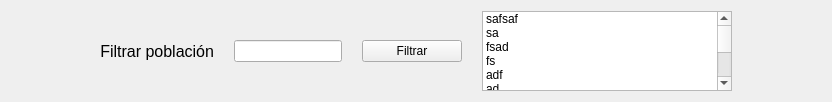
     <widget class="QFrame" name="frameFiltro">
      <property name="sizePolicy">
       <sizepolicy hsizetype="Preferred" vsizetype="Fixed">
        <horstretch>0</horstretch>
        <verstretch>0</verstretch>
       </sizepolicy>
      </property>
      <layout class="QHBoxLayout" name="layoutFiltro">
       <property name="spacing">
        <number>20</number>
       </property>
       <property name="sizeConstraint">
        <enum>QLayout::SetDefaultConstraint</enum>
       </property>
       <property name="leftMargin">
        <number>100</number>
       </property>
       <property name="rightMargin">
        <number>100</number>
       </property>
       <item>
        <widget class="QLabel" name="labelFiltro">
         <property name="sizePolicy">
          <sizepolicy hsizetype="Preferred" vsizetype="Preferred">
           <horstretch>0</horstretch>
           <verstretch>0</verstretch>
          </sizepolicy>
         </property>
         <property name="font">
          <font>
           <pointsize>12</pointsize>
          </font>
         </property>
         <property name="text">
          <string>Filtrar población</string>
         </property>
         <property name="alignment">
          <set>Qt::AlignRight|Qt::AlignTrailing|Qt::AlignVCenter</set>
         </property>
        </widget>
       </item>
       <item>
        <widget class="QLineEdit" name="lineEditFiltro">
         <property name="sizePolicy">
          <sizepolicy hsizetype="Minimum" vsizetype="Fixed">
           <horstretch>0</horstretch>
           <verstretch>0</verstretch>
          </sizepolicy>
         </property>
         <property name="minimumSize">
          <size>
           <width>80</width>
           <height>0</height>
          </size>
         </property>
         <property name="maxLength">
          <number>100</number>
         </property>
        </widget>
       </item>
       <item>
        <widget class="QPushButton" name="pushButtonFiltro">
         <property name="sizePolicy">
          <sizepolicy hsizetype="Fixed" vsizetype="Fixed">
           <horstretch>0</horstretch>
           <verstretch>0</verstretch>
          </sizepolicy>
         </property>
         <property name="minimumSize">
          <size>
           <width>100</width>
           <height>0</height>
          </size>
         </property>
         <property name="text">
          <string>Filtrar</string>
         </property>
        </widget>
       </item>
       <item>
        <widget class="QListWidget" name="listWidgetFiltro">
         <property name="sizePolicy">
          <sizepolicy hsizetype="Minimum" vsizetype="Minimum">
           <horstretch>0</horstretch>
           <verstretch>0</verstretch>
          </sizepolicy>
         </property>
         <property name="minimumSize">
          <size>
           <width>250</width>
           <height>80</height>
          </size>
         </property>
         <property name="maximumSize">
          <size>
           <width>250</width>
           <height>80</height>
          </size>
         </property>
         <item>
          <property name="text">
           <string>safsaf</string>
          </property>
         </item>
         <item>
          <property name="text">
           <string>sa</string>
          </property>
         </item>
         <item>
          <property name="text">
           <string>fsad</string>
          </property>
         </item>
         <item>
          <property name="text">
           <string>fs</string>
          </property>
         </item>
         <item>
          <property name="text">
           <string>adf</string>
          </property>
         </item>
         <item>
          <property name="text">
           <string>ad</string>
          </property>
         </item>
         <item>
          <property name="text">
           <string>fd</string>
          </property>
         </item>
         <item>
          <property name="text">
           <string>f</string>
          </property>
         </item>
         <item>
          <property name="text">
           <string>das</string>
          </property>
         </item>
         <item>
          <property name="text">
           <string>fd</string>
          </property>
         </item>
         <item>
          <property name="text">
           <string>af</string>
          </property>
         </item>
         <item>
          <property name="text">
           <string>das</string>
          </property>
         </item>
         <item>
          <property name="text">
           <string>f</string>
          </property>
         </item>
         <item>
          <property name="text">
           <string>New Item</string>
          </property>
         </item>
         <item>
          <property name="text">
           <string>New Item</string>
          </property>
         </item>
        </widget>
       </item>
      </layout>
     </widget>
